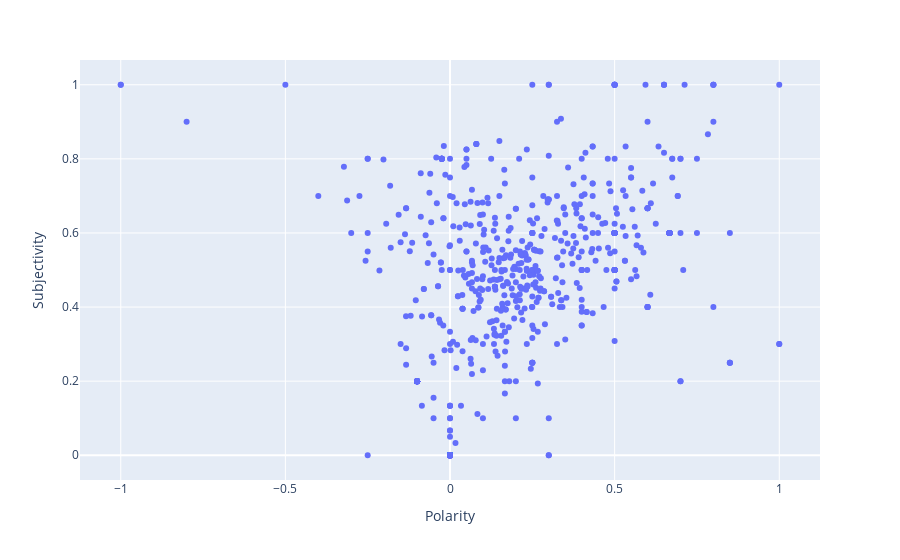

The notebook cell this image was saved under:
### Code cell
px.scatter(data,x ='Polarity',y='Subjectivity')

### Figure 1 — Plotly figure (JSON) as saved in the notebook; plotly's stock layout.template omitted (floating-point values rounded to 4 significant figures; data arrays with more than 128 entries replaced by an {"elided": "..."} marker saying what was removed)
{"data": [{"hovertemplate": "Polarity=%{x}<br>Subjectivity=%{y}<extra></extra>", "legendgroup": "", "marker": {"color": "#636efa", "symbol": "circle"}, "mode": "markers", "name": "", "orientation": "v", "showlegend": false, "type": "scatter", "x": {"elided": "795 float values"}, "xaxis": "x", "y": {"elided": "795 float values"}, "yaxis": "y"}], "layout": {"legend": {"tracegroupgap": 0}, "margin": {"t": 60}, "xaxis": {"anchor": "y", "domain": [0, 1], "title": {"text": "Polarity"}}, "yaxis": {"anchor": "x", "domain": [0, 1], "title": {"text": "Subjectivity"}}}}
